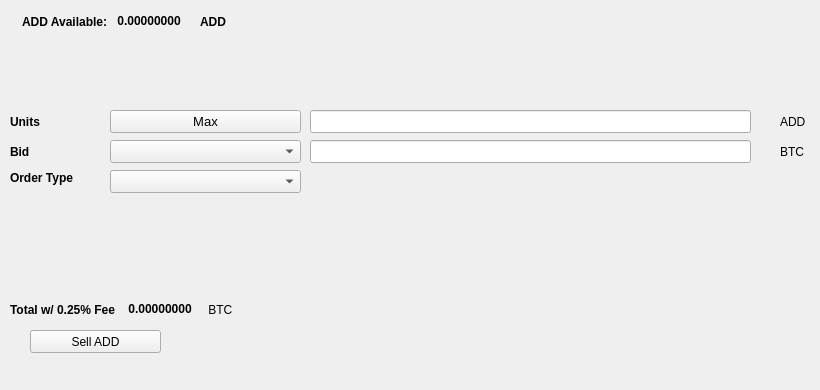
   <widget class="QWidget" name="SellTab">
    <attribute name="title">
     <string>Sell</string>
    </attribute>
    <widget class="QLabel" name="label_16">
     <property name="geometry">
      <rect>
       <x>780</x>
       <y>140</y>
       <width>31</width>
       <height>23</height>
      </rect>
     </property>
     <property name="text">
      <string>BTC</string>
     </property>
    </widget>
    <widget class="QComboBox" name="SellBidcomboBox">
     <property name="geometry">
      <rect>
       <x>110</x>
       <y>140</y>
       <width>191</width>
       <height>23</height>
      </rect>
     </property>
     <property name="font">
      <font>
       <pointsize>10</pointsize>
      </font>
     </property>
    </widget>
    <widget class="QLabel" name="label_18">
     <property name="geometry">
      <rect>
       <x>10</x>
       <y>110</y>
       <width>46</width>
       <height>23</height>
      </rect>
     </property>
     <property name="font">
      <font>
       <weight>75</weight>
       <bold>true</bold>
      </font>
     </property>
     <property name="text">
      <string>Units</string>
     </property>
    </widget>
    <widget class="QPushButton" name="Sell_Max_Amount">
     <property name="geometry">
      <rect>
       <x>110</x>
       <y>110</y>
       <width>191</width>
       <height>23</height>
      </rect>
     </property>
     <property name="font">
      <font>
       <pointsize>10</pointsize>
      </font>
     </property>
     <property name="text">
      <string>Max</string>
     </property>
    </widget>
    <widget class="QLabel" name="label_20">
     <property name="geometry">
      <rect>
       <x>10</x>
       <y>170</y>
       <width>91</width>
       <height>16</height>
      </rect>
     </property>
     <property name="font">
      <font>
       <weight>75</weight>
       <bold>true</bold>
      </font>
     </property>
     <property name="text">
      <string>Order Type</string>
     </property>
    </widget>
    <widget class="QComboBox" name="SellOrdertypeCombo">
     <property name="geometry">
      <rect>
       <x>110</x>
       <y>170</y>
       <width>191</width>
       <height>23</height>
      </rect>
     </property>
     <property name="font">
      <font>
       <pointsize>10</pointsize>
      </font>
     </property>
    </widget>
    <widget class="QLabel" name="label_21">
     <property name="geometry">
      <rect>
       <x>10</x>
       <y>140</y>
       <width>46</width>
       <height>23</height>
      </rect>
     </property>
     <property name="font">
      <font>
       <weight>75</weight>
       <bold>true</bold>
      </font>
     </property>
     <property name="text">
      <string>Bid</string>
     </property>
    </widget>
    <widget class="QLabel" name="label_22">
     <property name="geometry">
      <rect>
       <x>780</x>
       <y>110</y>
       <width>31</width>
       <height>23</height>
      </rect>
     </property>
     <property name="text">
      <string>ADD</string>
     </property>
    </widget>
    <widget class="QLineEdit" name="UnitsInputADD">
     <property name="geometry">
      <rect>
       <x>310</x>
       <y>110</y>
       <width>441</width>
       <height>23</height>
      </rect>
     </property>
     <property name="font">
      <font>
       <pointsize>9</pointsize>
       <weight>75</weight>
       <bold>true</bold>
      </font>
     </property>
    </widget>
    <widget class="QLineEdit" name="SellBidPriceEdit">
     <property name="geometry">
      <rect>
       <x>310</x>
       <y>140</y>
       <width>441</width>
       <height>23</height>
      </rect>
     </property>
     <property name="font">
      <font>
       <pointsize>9</pointsize>
       <weight>75</weight>
       <bold>true</bold>
      </font>
     </property>
    </widget>
    <widget class="QPushButton" name="SellADDBTN">
     <property name="geometry">
      <rect>
       <x>30</x>
       <y>330</y>
       <width>131</width>
       <height>23</height>
      </rect>
     </property>
     <property name="text">
      <string>Sell ADD</string>
     </property>
     <property name="icon">
      <iconset resource="../smrtc">
       <normaloff>:/icons/bitcoin</normaloff>:/icons/bitcoin</iconset>
     </property>
    </widget>
    <widget class="QWidget" name="layoutWidget3">
     <property name="geometry">
      <rect>
       <x>22</x>
       <y>12</y>
       <width>258</width>
       <height>19</height>
      </rect>
     </property>
     <layout class="QHBoxLayout" name="horizontalLayout">
      <item>
       <widget class="QLabel" name="label232_2">
        <property name="font">
         <font>
          <weight>75</weight>
          <bold>true</bold>
         </font>
        </property>
        <property name="text">
         <string>ADD Available:</string>
        </property>
       </widget>
      </item>
      <item>
       <widget class="QLabel" name="ADDAvailableLabel">
        <property name="palette">
         <palette>
          <active>
           <colorrole role="WindowText">
            <brush brushstyle="SolidPattern">
             <color alpha="255">
              <red>0</red>
              <green>0</green>
              <blue>0</blue>
             </color>
            </brush>
           </colorrole>
           <colorrole role="Button">
            <brush brushstyle="SolidPattern">
             <color alpha="255">
              <red>0</red>
              <green>170</green>
              <blue>0</blue>
             </color>
            </brush>
           </colorrole>
           <colorrole role="Light">
            <brush brushstyle="SolidPattern">
             <color alpha="255">
              <red>0</red>
              <green>255</green>
              <blue>0</blue>
             </color>
            </brush>
           </colorrole>
           <colorrole role="Midlight">
            <brush brushstyle="SolidPattern">
             <color alpha="255">
              <red>0</red>
              <green>212</green>
              <blue>0</blue>
             </color>
            </brush>
           </colorrole>
           <colorrole role="Dark">
            <brush brushstyle="SolidPattern">
             <color alpha="255">
              <red>0</red>
              <green>85</green>
              <blue>0</blue>
             </color>
            </brush>
           </colorrole>
           <colorrole role="Mid">
            <brush brushstyle="SolidPattern">
             <color alpha="255">
              <red>0</red>
              <green>113</green>
              <blue>0</blue>
             </color>
            </brush>
           </colorrole>
           <colorrole role="Text">
            <brush brushstyle="SolidPattern">
             <color alpha="255">
              <red>0</red>
              <green>170</green>
              <blue>0</blue>
             </color>
            </brush>
           </colorrole>
           <colorrole role="BrightText">
            <brush brushstyle="SolidPattern">
             <color alpha="255">
              <red>255</red>
              <green>255</green>
              <blue>255</blue>
             </color>
            </brush>
           </colorrole>
           <colorrole role="ButtonText">
            <brush brushstyle="SolidPattern">
             <color alpha="255">
              <red>0</red>
              <green>0</green>
              <blue>0</blue>
             </color>
            </brush>
           </colorrole>
           <colorrole role="Base">
            <brush brushstyle="SolidPattern">
             <color alpha="255">
              <red>255</red>
              <green>255</green>
              <blue>255</blue>
             </color>
            </brush>
           </colorrole>
           <colorrole role="Window">
            <brush brushstyle="SolidPattern">
             <color alpha="255">
              <red>0</red>
              <green>170</green>
              <blue>0</blue>
             </color>
            </brush>
           </colorrole>
           <colorrole role="Shadow">
            <brush brushstyle="SolidPattern">
             <color alpha="255">
              <red>0</red>
              <green>0</green>
              <blue>0</blue>
             </color>
            </brush>
           </colorrole>
           <colorrole role="AlternateBase">
            <brush brushstyle="SolidPattern">
             <color alpha="255">
              <red>127</red>
              <green>212</green>
              <blue>127</blue>
             </color>
            </brush>
           </colorrole>
           <colorrole role="ToolTipBase">
            <brush brushstyle="SolidPattern">
             <color alpha="255">
              <red>255</red>
              <green>255</green>
              <blue>220</blue>
             </color>
            </brush>
           </colorrole>
           <colorrole role="ToolTipText">
            <brush brushstyle="SolidPattern">
             <color alpha="255">
              <red>0</red>
              <green>0</green>
              <blue>0</blue>
             </color>
            </brush>
           </colorrole>
          </active>
          <inactive>
           <colorrole role="WindowText">
            <brush brushstyle="SolidPattern">
             <color alpha="255">
              <red>0</red>
              <green>0</green>
              <blue>0</blue>
             </color>
            </brush>
           </colorrole>
           <colorrole role="Button">
            <brush brushstyle="SolidPattern">
             <color alpha="255">
              <red>0</red>
              <green>170</green>
              <blue>0</blue>
             </color>
            </brush>
           </colorrole>
           <colorrole role="Light">
            <brush brushstyle="SolidPattern">
             <color alpha="255">
              <red>0</red>
              <green>255</green>
              <blue>0</blue>
             </color>
            </brush>
           </colorrole>
           <colorrole role="Midlight">
            <brush brushstyle="SolidPattern">
             <color alpha="255">
              <red>0</red>
              <green>212</green>
              <blue>0</blue>
             </color>
            </brush>
           </colorrole>
           <colorrole role="Dark">
            <brush brushstyle="SolidPattern">
             <color alpha="255">
              <red>0</red>
              <green>85</green>
              <blue>0</blue>
             </color>
            </brush>
           </colorrole>
           <colorrole role="Mid">
            <brush brushstyle="SolidPattern">
             <color alpha="255">
              <red>0</red>
              <green>113</green>
              <blue>0</blue>
             </color>
            </brush>
           </colorrole>
           <colorrole role="Text">
            <brush brushstyle="SolidPattern">
             <color alpha="255">
              <red>0</red>
              <green>170</green>
              <blue>0</blue>
             </color>
            </brush>
           </colorrole>
           <colorrole role="BrightText">
            <brush brushstyle="SolidPattern">
             <color alpha="255">
              <red>255</red>
              <green>255</green>
              <blue>255</blue>
             </color>
            </brush>
           </colorrole>
           <colorrole role="ButtonText">
            <brush brushstyle="SolidPattern">
             <color alpha="255">
              <red>0</red>
              <green>0</green>
              <blue>0</blue>
             </color>
            </brush>
           </colorrole>
           <colorrole role="Base">
            <brush brushstyle="SolidPattern">
             <color alpha="255">
              <red>255</red>
              <green>255</green>
              <blue>255</blue>
             </color>
            </brush>
           </colorrole>
           <colorrole role="Window">
            <brush brushstyle="SolidPattern">
             <color alpha="255">
              <red>0</red>
              <green>170</green>
              <blue>0</blue>
             </color>
            </brush>
           </colorrole>
           <colorrole role="Shadow">
            <brush brushstyle="SolidPattern">
             <color alpha="255">
              <red>0</red>
              <green>0</green>
              <blue>0</blue>
             </color>
            </brush>
           </colorrole>
           <colorrole role="AlternateBase">
            <brush brushstyle="SolidPattern">
             <color alpha="255">
              <red>127</red>
              <green>212</green>
              <blue>127</blue>
             </color>
            </brush>
           </colorrole>
           <colorrole role="ToolTipBase">
            <brush brushstyle="SolidPattern">
             <color alpha="255">
              <red>255</red>
              <green>255</green>
              <blue>220</blue>
             </color>
            </brush>
           </colorrole>
           <colorrole role="ToolTipText">
            <brush brushstyle="SolidPattern">
             <color alpha="255">
              <red>0</red>
              <green>0</green>
              <blue>0</blue>
             </color>
            </brush>
           </colorrole>
          </inactive>
          <disabled>
           <colorrole role="WindowText">
            <brush brushstyle="SolidPattern">
             <color alpha="255">
              <red>0</red>
              <green>85</green>
              <blue>0</blue>
             </color>
            </brush>
           </colorrole>
           <colorrole role="Button">
            <brush brushstyle="SolidPattern">
             <color alpha="255">
              <red>0</red>
              <green>170</green>
              <blue>0</blue>
             </color>
            </brush>
           </colorrole>
           <colorrole role="Light">
            <brush brushstyle="SolidPattern">
             <color alpha="255">
              <red>0</red>
              <green>255</green>
              <blue>0</blue>
             </color>
            </brush>
           </colorrole>
           <colorrole role="Midlight">
            <brush brushstyle="SolidPattern">
             <color alpha="255">
              <red>0</red>
              <green>212</green>
              <blue>0</blue>
             </color>
            </brush>
           </colorrole>
           <colorrole role="Dark">
            <brush brushstyle="SolidPattern">
             <color alpha="255">
              <red>0</red>
              <green>85</green>
              <blue>0</blue>
             </color>
            </brush>
           </colorrole>
           <colorrole role="Mid">
            <brush brushstyle="SolidPattern">
             <color alpha="255">
              <red>0</red>
              <green>113</green>
              <blue>0</blue>
             </color>
            </brush>
           </colorrole>
           <colorrole role="Text">
            <brush brushstyle="SolidPattern">
             <color alpha="255">
              <red>0</red>
              <green>85</green>
              <blue>0</blue>
             </color>
            </brush>
           </colorrole>
           <colorrole role="BrightText">
            <brush brushstyle="SolidPattern">
             <color alpha="255">
              <red>255</red>
              <green>255</green>
              <blue>255</blue>
             </color>
            </brush>
           </colorrole>
           <colorrole role="ButtonText">
            <brush brushstyle="SolidPattern">
             <color alpha="255">
              <red>0</red>
              <green>85</green>
              <blue>0</blue>
             </color>
            </brush>
           </colorrole>
           <colorrole role="Base">
            <brush brushstyle="SolidPattern">
             <color alpha="255">
              <red>0</red>
              <green>170</green>
              <blue>0</blue>
             </color>
            </brush>
           </colorrole>
           <colorrole role="Window">
            <brush brushstyle="SolidPattern">
             <color alpha="255">
              <red>0</red>
              <green>170</green>
              <blue>0</blue>
             </color>
            </brush>
           </colorrole>
           <colorrole role="Shadow">
            <brush brushstyle="SolidPattern">
             <color alpha="255">
              <red>0</red>
              <green>0</green>
              <blue>0</blue>
             </color>
            </brush>
           </colorrole>
           <colorrole role="AlternateBase">
            <brush brushstyle="SolidPattern">
             <color alpha="255">
              <red>0</red>
              <green>170</green>
              <blue>0</blue>
             </color>
            </brush>
           </colorrole>
           <colorrole role="ToolTipBase">
            <brush brushstyle="SolidPattern">
             <color alpha="255">
              <red>255</red>
              <green>255</green>
              <blue>220</blue>
             </color>
            </brush>
           </colorrole>
           <colorrole role="ToolTipText">
            <brush brushstyle="SolidPattern">
             <color alpha="255">
              <red>0</red>
              <green>0</green>
              <blue>0</blue>
             </color>
            </brush>
           </colorrole>
          </disabled>
         </palette>
        </property>
        <property name="font">
         <font>
          <weight>75</weight>
          <bold>true</bold>
         </font>
        </property>
        <property name="text">
         <string> 0.00000000 </string>
        </property>
        <property name="textInteractionFlags">
         <set>Qt::LinksAccessibleByMouse|Qt::TextSelectableByKeyboard|Qt::TextSelectableByMouse</set>
        </property>
       </widget>
      </item>
      <item>
       <widget class="QLabel" name="labelADD">
        <property name="font">
         <font>
          <weight>75</weight>
          <bold>true</bold>
         </font>
        </property>
        <property name="text">
         <string>ADD</string>
        </property>
       </widget>
      </item>
     </layout>
    </widget>
    <widget class="QWidget" name="layoutWidget">
     <property name="geometry">
      <rect>
       <x>10</x>
       <y>300</y>
       <width>268</width>
       <height>19</height>
      </rect>
     </property>
     <layout class="QHBoxLayout" name="horizontalLayout_2">
      <item>
       <widget class="QLabel" name="label_19">
        <property name="font">
         <font>
          <weight>75</weight>
          <bold>true</bold>
         </font>
        </property>
        <property name="text">
         <string>Total w/ 0.25% Fee </string>
        </property>
       </widget>
      </item>
      <item>
       <widget class="QLabel" name="SellCostLabel">
        <property name="palette">
         <palette>
          <active>
           <colorrole role="WindowText">
            <brush brushstyle="SolidPattern">
             <color alpha="255">
              <red>0</red>
              <green>0</green>
              <blue>0</blue>
             </color>
            </brush>
           </colorrole>
           <colorrole role="Button">
            <brush brushstyle="SolidPattern">
             <color alpha="255">
              <red>0</red>
              <green>170</green>
              <blue>0</blue>
             </color>
            </brush>
           </colorrole>
           <colorrole role="Light">
            <brush brushstyle="SolidPattern">
             <color alpha="255">
              <red>0</red>
              <green>255</green>
              <blue>0</blue>
             </color>
            </brush>
           </colorrole>
           <colorrole role="Midlight">
            <brush brushstyle="SolidPattern">
             <color alpha="255">
              <red>0</red>
              <green>212</green>
              <blue>0</blue>
             </color>
            </brush>
           </colorrole>
           <colorrole role="Dark">
            <brush brushstyle="SolidPattern">
             <color alpha="255">
              <red>0</red>
              <green>85</green>
              <blue>0</blue>
             </color>
            </brush>
           </colorrole>
           <colorrole role="Mid">
            <brush brushstyle="SolidPattern">
             <color alpha="255">
              <red>0</red>
              <green>113</green>
              <blue>0</blue>
             </color>
            </brush>
           </colorrole>
           <colorrole role="Text">
            <brush brushstyle="SolidPattern">
             <color alpha="255">
              <red>0</red>
              <green>170</green>
              <blue>0</blue>
             </color>
            </brush>
           </colorrole>
           <colorrole role="BrightText">
            <brush brushstyle="SolidPattern">
             <color alpha="255">
              <red>255</red>
              <green>255</green>
              <blue>255</blue>
             </color>
            </brush>
           </colorrole>
           <colorrole role="ButtonText">
            <brush brushstyle="SolidPattern">
             <color alpha="255">
              <red>0</red>
              <green>0</green>
              <blue>0</blue>
             </color>
            </brush>
           </colorrole>
           <colorrole role="Base">
            <brush brushstyle="SolidPattern">
             <color alpha="255">
              <red>255</red>
              <green>255</green>
              <blue>255</blue>
             </color>
            </brush>
           </colorrole>
           <colorrole role="Window">
            <brush brushstyle="SolidPattern">
             <color alpha="255">
              <red>0</red>
              <green>170</green>
              <blue>0</blue>
             </color>
            </brush>
           </colorrole>
           <colorrole role="Shadow">
            <brush brushstyle="SolidPattern">
             <color alpha="255">
              <red>0</red>
              <green>0</green>
              <blue>0</blue>
             </color>
            </brush>
           </colorrole>
           <colorrole role="AlternateBase">
            <brush brushstyle="SolidPattern">
             <color alpha="255">
              <red>127</red>
              <green>212</green>
              <blue>127</blue>
             </color>
            </brush>
           </colorrole>
           <colorrole role="ToolTipBase">
            <brush brushstyle="SolidPattern">
             <color alpha="255">
              <red>255</red>
              <green>255</green>
              <blue>220</blue>
             </color>
            </brush>
           </colorrole>
           <colorrole role="ToolTipText">
            <brush brushstyle="SolidPattern">
             <color alpha="255">
              <red>0</red>
              <green>0</green>
              <blue>0</blue>
             </color>
            </brush>
           </colorrole>
          </active>
          <inactive>
           <colorrole role="WindowText">
            <brush brushstyle="SolidPattern">
             <color alpha="255">
              <red>0</red>
              <green>0</green>
              <blue>0</blue>
             </color>
            </brush>
           </colorrole>
           <colorrole role="Button">
            <brush brushstyle="SolidPattern">
             <color alpha="255">
              <red>0</red>
              <green>170</green>
              <blue>0</blue>
             </color>
            </brush>
           </colorrole>
           <colorrole role="Light">
            <brush brushstyle="SolidPattern">
             <color alpha="255">
              <red>0</red>
              <green>255</green>
              <blue>0</blue>
             </color>
            </brush>
           </colorrole>
           <colorrole role="Midlight">
            <brush brushstyle="SolidPattern">
             <color alpha="255">
              <red>0</red>
              <green>212</green>
              <blue>0</blue>
             </color>
            </brush>
           </colorrole>
           <colorrole role="Dark">
            <brush brushstyle="SolidPattern">
             <color alpha="255">
              <red>0</red>
              <green>85</green>
              <blue>0</blue>
             </color>
            </brush>
           </colorrole>
           <colorrole role="Mid">
            <brush brushstyle="SolidPattern">
             <color alpha="255">
              <red>0</red>
              <green>113</green>
              <blue>0</blue>
             </color>
            </brush>
           </colorrole>
           <colorrole role="Text">
            <brush brushstyle="SolidPattern">
             <color alpha="255">
              <red>0</red>
              <green>170</green>
              <blue>0</blue>
             </color>
            </brush>
           </colorrole>
           <colorrole role="BrightText">
            <brush brushstyle="SolidPattern">
             <color alpha="255">
              <red>255</red>
              <green>255</green>
              <blue>255</blue>
             </color>
            </brush>
           </colorrole>
           <colorrole role="ButtonText">
            <brush brushstyle="SolidPattern">
             <color alpha="255">
              <red>0</red>
              <green>0</green>
              <blue>0</blue>
             </color>
            </brush>
           </colorrole>
           <colorrole role="Base">
            <brush brushstyle="SolidPattern">
             <color alpha="255">
              <red>255</red>
              <green>255</green>
              <blue>255</blue>
             </color>
            </brush>
           </colorrole>
           <colorrole role="Window">
            <brush brushstyle="SolidPattern">
             <color alpha="255">
              <red>0</red>
              <green>170</green>
              <blue>0</blue>
             </color>
            </brush>
           </colorrole>
           <colorrole role="Shadow">
            <brush brushstyle="SolidPattern">
             <color alpha="255">
              <red>0</red>
              <green>0</green>
              <blue>0</blue>
             </color>
            </brush>
           </colorrole>
           <colorrole role="AlternateBase">
            <brush brushstyle="SolidPattern">
             <color alpha="255">
              <red>127</red>
              <green>212</green>
              <blue>127</blue>
             </color>
            </brush>
           </colorrole>
           <colorrole role="ToolTipBase">
            <brush brushstyle="SolidPattern">
             <color alpha="255">
              <red>255</red>
              <green>255</green>
              <blue>220</blue>
             </color>
            </brush>
           </colorrole>
           <colorrole role="ToolTipText">
            <brush brushstyle="SolidPattern">
             <color alpha="255">
              <red>0</red>
              <green>0</green>
              <blue>0</blue>
             </color>
            </brush>
           </colorrole>
          </inactive>
          <disabled>
           <colorrole role="WindowText">
            <brush brushstyle="SolidPattern">
             <color alpha="255">
              <red>0</red>
              <green>85</green>
              <blue>0</blue>
             </color>
            </brush>
           </colorrole>
           <colorrole role="Button">
            <brush brushstyle="SolidPattern">
             <color alpha="255">
              <red>0</red>
              <green>170</green>
              <blue>0</blue>
             </color>
            </brush>
           </colorrole>
           <colorrole role="Light">
            <brush brushstyle="SolidPattern">
             <color alpha="255">
              <red>0</red>
              <green>255</green>
              <blue>0</blue>
             </color>
            </brush>
           </colorrole>
           <colorrole role="Midlight">
            <brush brushstyle="SolidPattern">
             <color alpha="255">
              <red>0</red>
              <green>212</green>
              <blue>0</blue>
             </color>
            </brush>
           </colorrole>
           <colorrole role="Dark">
            <brush brushstyle="SolidPattern">
             <color alpha="255">
              <red>0</red>
              <green>85</green>
              <blue>0</blue>
             </color>
            </brush>
           </colorrole>
           <colorrole role="Mid">
            <brush brushstyle="SolidPattern">
             <color alpha="255">
              <red>0</red>
              <green>113</green>
              <blue>0</blue>
             </color>
            </brush>
           </colorrole>
           <colorrole role="Text">
            <brush brushstyle="SolidPattern">
             <color alpha="255">
              <red>0</red>
              <green>85</green>
              <blue>0</blue>
             </color>
            </brush>
           </colorrole>
           <colorrole role="BrightText">
            <brush brushstyle="SolidPattern">
             <color alpha="255">
              <red>255</red>
              <green>255</green>
              <blue>255</blue>
             </color>
            </brush>
           </colorrole>
           <colorrole role="ButtonText">
            <brush brushstyle="SolidPattern">
             <color alpha="255">
              <red>0</red>
              <green>85</green>
              <blue>0</blue>
             </color>
            </brush>
           </colorrole>
           <colorrole role="Base">
            <brush brushstyle="SolidPattern">
             <color alpha="255">
              <red>0</red>
              <green>170</green>
              <blue>0</blue>
             </color>
            </brush>
           </colorrole>
           <colorrole role="Window">
            <brush brushstyle="SolidPattern">
             <color alpha="255">
              <red>0</red>
              <green>170</green>
              <blue>0</blue>
             </color>
            </brush>
           </colorrole>
           <colorrole role="Shadow">
            <brush brushstyle="SolidPattern">
             <color alpha="255">
              <red>0</red>
              <green>0</green>
              <blue>0</blue>
             </color>
            </brush>
           </colorrole>
           <colorrole role="AlternateBase">
            <brush brushstyle="SolidPattern">
             <color alpha="255">
              <red>0</red>
              <green>170</green>
              <blue>0</blue>
             </color>
            </brush>
           </colorrole>
           <colorrole role="ToolTipBase">
            <brush brushstyle="SolidPattern">
             <color alpha="255">
              <red>255</red>
              <green>255</green>
              <blue>220</blue>
             </color>
            </brush>
           </colorrole>
           <colorrole role="ToolTipText">
            <brush brushstyle="SolidPattern">
             <color alpha="255">
              <red>0</red>
              <green>0</green>
              <blue>0</blue>
             </color>
            </brush>
           </colorrole>
          </disabled>
         </palette>
        </property>
        <property name="font">
         <font>
          <weight>75</weight>
          <bold>true</bold>
         </font>
        </property>
        <property name="autoFillBackground">
         <bool>false</bool>
        </property>
        <property name="text">
         <string> 0.00000000</string>
        </property>
        <property name="textInteractionFlags">
         <set>Qt::LinksAccessibleByMouse|Qt::TextSelectableByMouse</set>
        </property>
       </widget>
      </item>
      <item>
       <widget class="QLabel" name="label_17">
        <property name="font">
         <font>
          <weight>50</weight>
          <bold>false</bold>
         </font>
        </property>
        <property name="text">
         <string> BTC</string>
        </property>
       </widget>
      </item>
     </layout>
    </widget>
    <widget class="QLabel" name="label_23">
     <property name="geometry">
      <rect>
       <x>460</x>
       <y>300</y>
       <width>281</width>
       <height>81</height>
      </rect>
     </property>
     <property name="text">
      <string/>
     </property>
     <property name="pixmap">
      <pixmap>:/images/bittrex</pixmap>
     </property>
    </widget>
   </widget>
